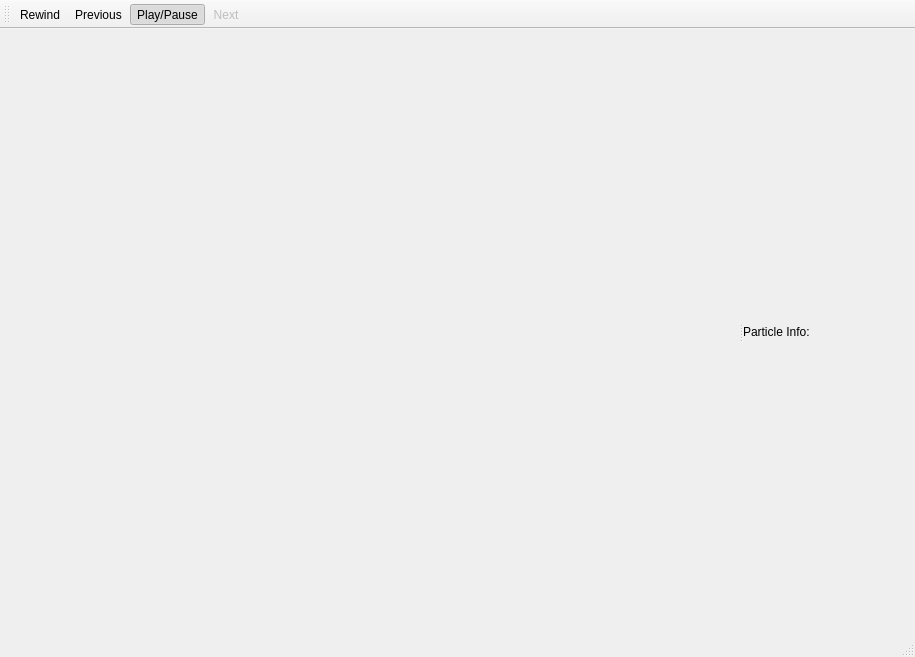
<?xml version="1.0" encoding="UTF-8"?>
<ui version="4.0">
 <class>ObjMainWindow</class>
 <widget class="QMainWindow" name="ObjMainWindow">
  <property name="geometry">
   <rect>
    <x>0</x>
    <y>0</y>
    <width>915</width>
    <height>657</height>
   </rect>
  </property>
  <property name="windowTitle">
   <string>Surface Animation Replay</string>
  </property>
  <widget class="QWidget" name="centralwidget">
   <layout class="QVBoxLayout" name="verticalLayout">
    <item>
     <widget class="QSplitter" name="splitter">
      <property name="orientation">
       <enum>Qt::Horizontal</enum>
      </property>
      <widget class="ObjGlWidget" name="glWidget" native="true">
       <property name="minimumSize">
        <size>
         <width>300</width>
         <height>0</height>
        </size>
       </property>
      </widget>
      <widget class="QWidget" name="widget" native="true">
       <layout class="QVBoxLayout" name="verticalLayout_2">
        <item>
         <widget class="QLabel" name="label">
          <property name="text">
           <string>Particle Info:</string>
          </property>
         </widget>
        </item>
       </layout>
      </widget>
     </widget>
    </item>
   </layout>
  </widget>
  <widget class="QMenuBar" name="menubar">
   <property name="geometry">
    <rect>
     <x>0</x>
     <y>0</y>
     <width>915</width>
     <height>22</height>
    </rect>
   </property>
  </widget>
  <widget class="QStatusBar" name="statusbar">
   <property name="statusTip">
    <string>Status</string>
   </property>
   <property name="whatsThis">
    <string/>
   </property>
   <property name="accessibleName">
    <string/>
   </property>
  </widget>
  <widget class="QToolBar" name="toolBar">
   <property name="windowTitle">
    <string>toolBar</string>
   </property>
   <attribute name="toolBarArea">
    <enum>TopToolBarArea</enum>
   </attribute>
   <attribute name="toolBarBreak">
    <bool>false</bool>
   </attribute>
   <addaction name="actionRewind"/>
   <addaction name="actionPrevious"/>
   <addaction name="actionPlayPause"/>
   <addaction name="actionNext"/>
  </widget>
  <action name="actionNext">
   <property name="enabled">
    <bool>false</bool>
   </property>
   <property name="icon">
    <iconset resource="images.qrc">
     <normaloff>:/images/resources/step-forward-normal.png</normaloff>:/images/resources/step-forward-normal.png</iconset>
   </property>
   <property name="text">
    <string>Next</string>
   </property>
   <property name="toolTip">
    <string>Take a single timestep</string>
   </property>
   <property name="shortcut">
    <string>Right</string>
   </property>
  </action>
  <action name="actionPlayPause">
   <property name="checkable">
    <bool>true</bool>
   </property>
   <property name="checked">
    <bool>true</bool>
   </property>
   <property name="icon">
    <iconset resource="images.qrc">
     <normaloff>:/images/resources/pause-normal.png</normaloff>
     <normalon>:/images/resources/play-normal.png</normalon>:/images/resources/pause-normal.png</iconset>
   </property>
   <property name="text">
    <string>Play/Pause</string>
   </property>
   <property name="toolTip">
    <string>Play/Pause</string>
   </property>
   <property name="shortcut">
    <string>Space</string>
   </property>
  </action>
  <action name="actionPrevious">
   <property name="icon">
    <iconset resource="images.qrc">
     <normaloff>:/images/resources/step-backward-normal.png</normaloff>:/images/resources/step-backward-normal.png</iconset>
   </property>
   <property name="text">
    <string>Previous</string>
   </property>
   <property name="toolTip">
    <string>Previous Frame</string>
   </property>
   <property name="shortcut">
    <string>Left</string>
   </property>
  </action>
  <action name="actionRewind">
   <property name="icon">
    <iconset resource="images.qrc">
     <normaloff>:/images/resources/first-normal.png</normaloff>:/images/resources/first-normal.png</iconset>
   </property>
   <property name="text">
    <string>Rewind</string>
   </property>
   <property name="toolTip">
    <string>Go back to the beginning</string>
   </property>
   <property name="shortcut">
    <string>0</string>
   </property>
  </action>
 </widget>
 <customwidgets>
  <customwidget>
   <class>ObjGlWidget</class>
   <extends>QWidget</extends>
   <header>ObjGlWidget.h</header>
   <container>1</container>
  </customwidget>
 </customwidgets>
 <resources>
  <include location="images.qrc"/>
 </resources>
 <connections>
  <connection>
   <sender>actionPlayPause</sender>
   <signal>toggled(bool)</signal>
   <receiver>ObjMainWindow</receiver>
   <slot>togglePlayPause(bool)</slot>
   <hints>
    <hint type="sourcelabel">
     <x>-1</x>
     <y>-1</y>
    </hint>
    <hint type="destinationlabel">
     <x>457</x>
     <y>328</y>
    </hint>
   </hints>
  </connection>
  <connection>
   <sender>actionRewind</sender>
   <signal>triggered()</signal>
   <receiver>ObjMainWindow</receiver>
   <slot>rewind()</slot>
   <hints>
    <hint type="sourcelabel">
     <x>-1</x>
     <y>-1</y>
    </hint>
    <hint type="destinationlabel">
     <x>457</x>
     <y>328</y>
    </hint>
   </hints>
  </connection>
  <connection>
   <sender>actionPrevious</sender>
   <signal>triggered()</signal>
   <receiver>ObjMainWindow</receiver>
   <slot>prevFrame()</slot>
   <hints>
    <hint type="sourcelabel">
     <x>-1</x>
     <y>-1</y>
    </hint>
    <hint type="destinationlabel">
     <x>457</x>
     <y>328</y>
    </hint>
   </hints>
  </connection>
  <connection>
   <sender>actionNext</sender>
   <signal>triggered()</signal>
   <receiver>ObjMainWindow</receiver>
   <slot>nextFrame()</slot>
   <hints>
    <hint type="sourcelabel">
     <x>-1</x>
     <y>-1</y>
    </hint>
    <hint type="destinationlabel">
     <x>457</x>
     <y>328</y>
    </hint>
   </hints>
  </connection>
 </connections>
</ui>
